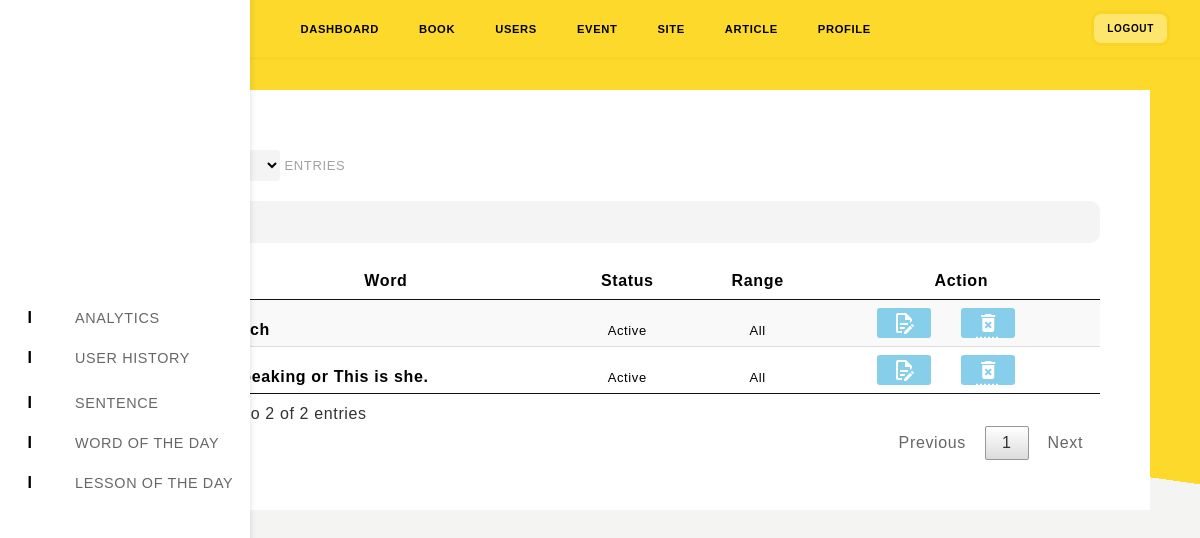
/office/lesson_table.php, run on the app's committed database.
### tables this page shows
CREATE TABLE `site_lesson` (
  `id` int(11) NOT NULL,
  `title` varchar(250) NOT NULL,
  `content` text NOT NULL,
  `extend` text NOT NULL,
  `status` varchar(250) NOT NULL,
  `lesson_range` varchar(250) NOT NULL DEFAULT 'Member',
  `date` date NOT NULL
);

### office/lesson_table.php (the view, shortened to what this page needs)
<!DOCTYPE html>
<html>
<?php
	include 'head.php';
?>
<body>
<div class="container">
<?php
	include 'sidebar.php';
?>
<div class="main-wrapper">
	<?php
		include 'header.php';
	?>
	<div class="wod-table">
	<table id="wod_table" class="display">
    <thead>
    <tr>
        <th>Word</th>
        <th>Status</th>
        <th>Range</th>
        <th>Action</th>
    </tr>
    </thead>
    <tbody>
    <?php
	    require 'config/database.php';
		$sql = "SELECT * FROM site_lesson";
		$execute = $db->query($sql);
	    $a = 1;
	    while ($wod = $execute->fetch_assoc()) {
    ?>
    <tr>
        <td><?php echo $a++;?></td>
        <td><?php echo $wod["title"];?></td>
        <td><?php echo $wod["status"];?></td>
        <td><?php echo $wod["lesson_range"];?></td>
        <td class="table-action">
            <span style="margin-right: 30px;">
            	<abbr title="Edit">
            	<a href="lesson_edit.php?edit_id=<?php echo $wod["id"]; ?>">
            	</a>
            	</abbr>
            </span>
            <span style="margin-right: 30px;">
            	<abbr title="Delete">
            	<a href="lesson_table.php?del_id=<?php echo $wod["id"]; ?>" class="delete" data-confirm="Hapus data ini?">
            		<i class="material-icons">
					</i>
				</a>
            	</abbr>
            </span>
        </td>
    </tr>
    <?php
    	}
    ?>
    </tbody>
	</table>
	</div>
</div>
</div>
</body>
</html>

### office/assets/css/desktop-style.css (style rules this page uses)
* { box-shadow: var(--box-x, 0) var(--box-y, 0) var(--box-blur) var(--box-scale, 0) var(--box-color, transparent); }
body { font-family: 'Helvetica'; background-color: white; }
.container { background-color: #F4F4F2; }
a { text-decoration: none; color: inherit; }
form h1, h3, div, label, input { width: 100%; }
.main-wrapper { width: 100%; height: 100vh; position: relative; padding-left: 60px; background-image: linear-gradient( 8deg, rgba(0,0,0,0) 50%, #FDD92B 50%); }
abbr { opacity: 1; }
.wod-table { width: 100%; padding: 30px 50px; }
#wod_table_wrapper tr td:nth-child(1) { width: 30px; text-align: center; font-weight: bold; }
#wod_table_wrapper tr td:nth-child(2) { font-weight: bold; padding: 0 20px }
#wod_table_wrapper tr td:nth-child(3) { text-align: center; font-size: 13px; }
#wod_table_wrapper tr td:nth-child(4) { text-align: center; font-size: 13px; }
#wod_table_wrapper tr td:nth-child(5) { text-align: center; font-size: 13px; }
.wod-table .table-action { display: flex; justify-content: center; }
.wod-table tr td span { display: block; border-radius: 3px; margin-right: 10px; height: 30px; line-height: 35px; color: white; font-weight: bold; cursor: pointer; background-color: skyblue; }
.wod-table tr td span a { display: flex; padding: 0 15px; height: 30px; font-style: italic; align-items: center; }
table.dataTable { width: 100%; margin: 0 auto; clear: both; border-collapse: separate; border-spacing: 0; }
table.dataTable thead th, table.dataTable tfoot th { font-weight: bold; }
table.dataTable thead th, table.dataTable thead td { padding: 10px 18px; border-bottom: 1px solid #111111; }
table.dataTable thead .sorting, table.dataTable thead .sorting_asc, table.dataTable thead .sorting_desc, table.dataTable thead .sorting_asc_disabled, table.dataTable thead .sorting_desc_disabled { cursor: pointer; *cursor: hand; background-repeat: no-repeat; background-position: center right; }
table.dataTable thead .sorting { background-image: url("../images/sort_both.png"); }
table.dataTable tbody tr { background-color: white; }
table.dataTable tbody th, table.dataTable tbody td { padding: 8px 10px; }
table.dataTable.row-border tbody th, table.dataTable.row-border tbody td, table.dataTable.display tbody th, table.dataTable.display tbody td { border-top: 1px solid #dddddd; }
table.dataTable.row-border tbody tr:first-child th, table.dataTable.row-border tbody tr:first-child td, table.dataTable.display tbody tr:first-child th, table.dataTable.display tbody tr:first-child td { border-top: none; }
table.dataTable.stripe tbody tr.odd, table.dataTable.display tbody tr.odd { background-color: #f9f9f9; }
table.dataTable.order-column tbody tr > .sorting_1, table.dataTable.order-column tbody tr > .sorting_2, table.dataTable.order-column tbody tr > .sorting_3, table.dataTable.display tbody tr > .sorting_1, table.dataTable.display tbody tr > .sorting_2, table.dataTable.display tbody tr > .sorting_3 { background-color: #f9f9f9; }
table.dataTable.display tbody tr.odd > .sorting_1, table.dataTable.order-column.stripe tbody tr.odd > .sorting_1 { background-color: #f1f1f1; }
table.dataTable.display tbody tr.even > .sorting_1, table.dataTable.order-column.stripe tbody tr.even > .sorting_1 { background-color: #f9f9f9; }
table.dataTable.no-footer { border-bottom: 1px solid #111111; }
table.dataTable, table.dataTable th, table.dataTable td { box-sizing: content-box; }

### data on the page
site_lesson: status "Active", lesson_range "All"
site_lesson: title "Speaking or This is she.", status "Active", lesson_range "All"
